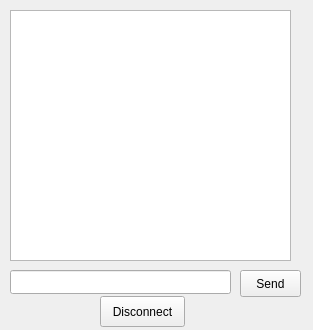
<?xml version="1.0" encoding="UTF-8"?>
<ui version="4.0">
 <class>ChatWidget</class>
 <widget class="QWidget" name="ChatWidget">
  <property name="geometry">
   <rect>
    <x>0</x>
    <y>0</y>
    <width>313</width>
    <height>330</height>
   </rect>
  </property>
  <property name="windowTitle">
   <string>Form</string>
  </property>
  <widget class="QTextEdit" name="textEdit">
   <property name="geometry">
    <rect>
     <x>10</x>
     <y>10</y>
     <width>281</width>
     <height>251</height>
    </rect>
   </property>
  </widget>
  <widget class="QLineEdit" name="lineEdit">
   <property name="geometry">
    <rect>
     <x>10</x>
     <y>270</y>
     <width>221</width>
     <height>24</height>
    </rect>
   </property>
  </widget>
  <widget class="QPushButton" name="sendBtn">
   <property name="geometry">
    <rect>
     <x>240</x>
     <y>270</y>
     <width>61</width>
     <height>27</height>
    </rect>
   </property>
   <property name="text">
    <string>Send</string>
   </property>
  </widget>
  <widget class="QPushButton" name="disconnectBtn">
   <property name="geometry">
    <rect>
     <x>100</x>
     <y>296</y>
     <width>85</width>
     <height>31</height>
    </rect>
   </property>
   <property name="text">
    <string>Disconnect</string>
   </property>
  </widget>
 </widget>
 <resources/>
 <connections/>
</ui>
